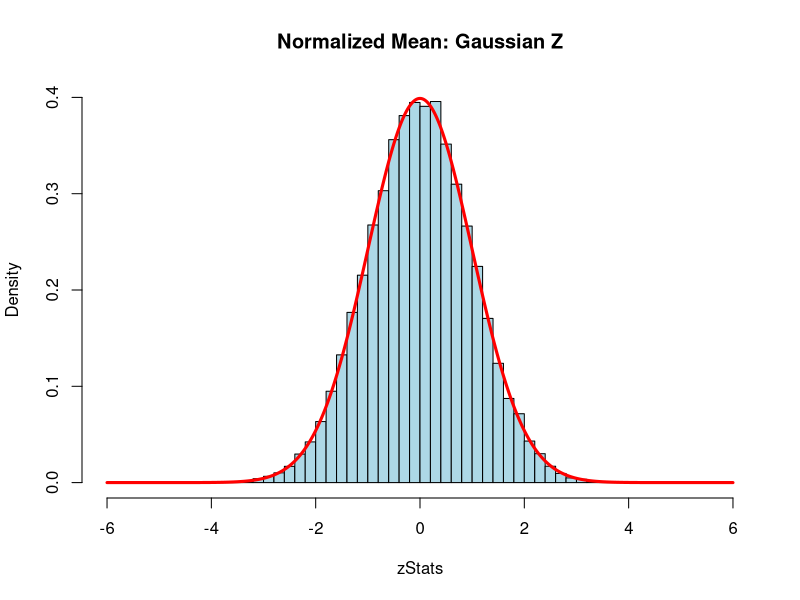
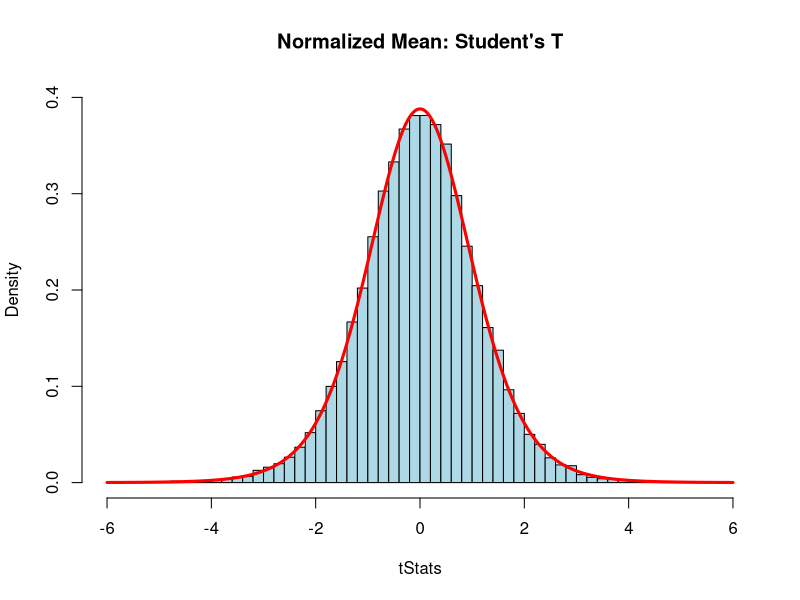
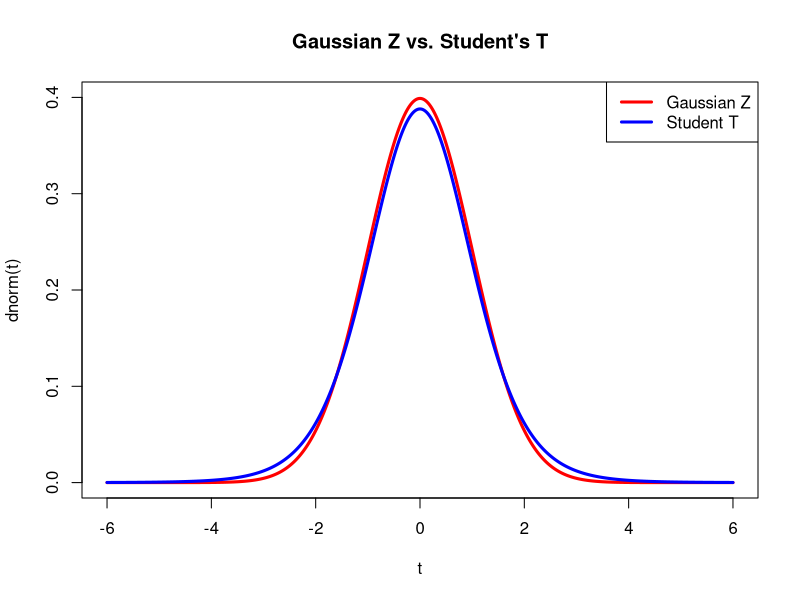
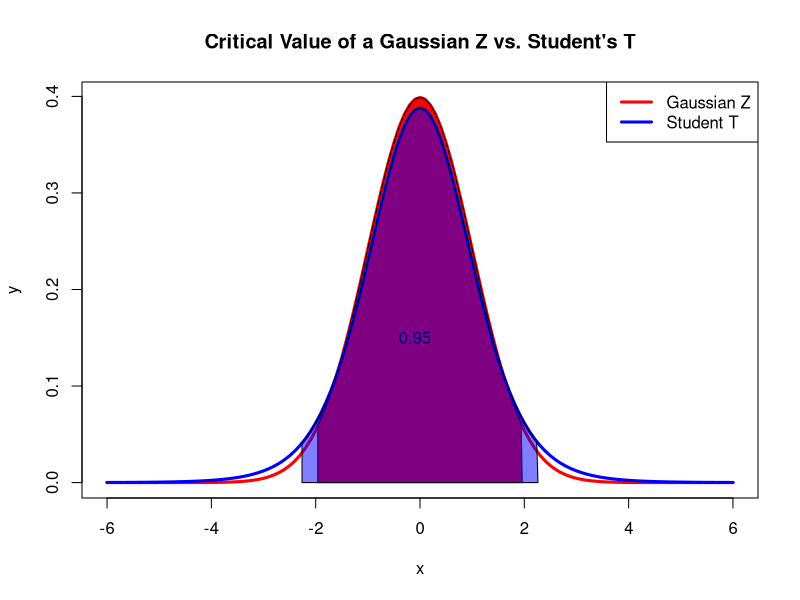
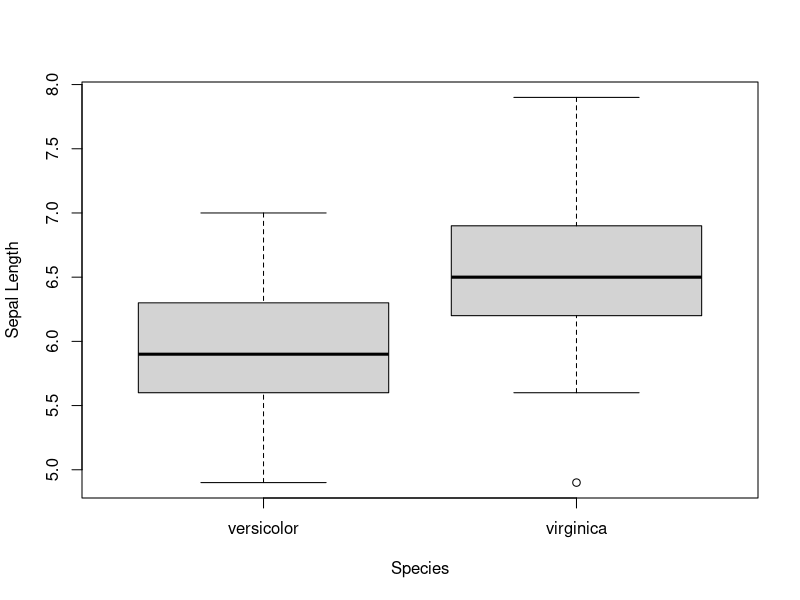

The R script that drew these images, in order:

## ------------------------------------------------------------------------
## Number of times to repeat the experiment
numRepeats = 40000

## Sample size of each experiment (number of X_i Gaussians to simulate)
n = 10

## Mean and standard deviation of the X_i Gaussians
mu = 10
sigma = 2

## Set up a vector (aka, a 1D array) to hold our Z and T statistics
zStats = numeric(numRepeats)
tStats = numeric(numRepeats)

## Simulate!
for(i in 1:numRepeats) {
  x = rnorm(n, mean = mu, sd = sigma)
  ## Compare the code here to the Z and T formulas above
  zStats[i] = (mean(x) - mu) / (sigma / sqrt(n))
  tStats[i] = (mean(x) - mu) / (sd(x) / sqrt(n))
}

## ------------------------------------------------------------------------
## Clamp data just so the histogram function doesn't complain
zStats = zStats[zStats > -6 & zStats < 6]
tStats = tStats[tStats > -6 & tStats < 6]

## ------------------------------------------------------------------------
## Plot a histogram of the Z statistics
hist(zStats, freq = FALSE, xlim = c(-6,6), ylim = c(0,0.4),
     breaks = seq(-6,6,0.2), main = "Normalized Mean: Gaussian Z",
     col = "lightblue")

## Compare this to a N(0, 1) density
t = seq(-6, 6, 0.02)
lines(t, dnorm(t), lwd = 3, col = 'red')

## Plot a histogram of the T statistics
hist(tStats, freq = FALSE, xlim = c(-6,6), ylim = c(0,0.4),
     breaks = seq(-6,6,0.2), main = "Normalized Mean: Student's T",
     col = "lightblue")

## Compare this to a t(n - 1) density
lines(t, dt(t, df = n - 1), lwd = 3, col = 'red')

## ------------------------------------------------------------------------
## Comparing Gaussian Z to Student T density
plot(t, dnorm(t), type = 'l', lwd = 3, col = 'red',
     xlim = c(-6,6), ylim = c(0,0.4),
     main = "Gaussian Z vs. Student's T")
lines(t, dt(t, df = n - 1), lwd = 3, col = 'blue')
legend("topright", c("Gaussian Z", "Student T"),
       col = c("red", "blue"), lwd = 3)

## ------------------------------------------------------------------------
x = seq(-6,6,0.1)
y = dnorm(x)
plot(x, y, type = 'l', lwd = 3, col = 'red',
     main = "Critical Value of a Gaussian Z vs. Student's T")

criticalValue = qnorm(0.975)
x = seq(-criticalValue, criticalValue, 0.1)
y = dnorm(x)
polygon(c(-criticalValue, x, criticalValue), c(0, y, 0), col = "red")
text(-0.1, 0.15, format(0.95, digits = 3))

x = seq(-6,6,0.1)
y = dt(x, df = n - 1)
lines(x, y, type = 'l', lwd = 3, col = 'blue')

criticalValue = qt(0.975, df = n - 1)
x = seq(-criticalValue, criticalValue, 0.1)
y = dt(x, df = n - 1)
polygon(c(-criticalValue, x, criticalValue), c(0, y, 0), col = rgb(0,0,1,0.5))

legend("topright", c("Gaussian Z", "Student T"),
       col = c("red", "blue"), lwd = 3)

## ------------------------------------------------------------------------
## True speed of light (in km/s minus 299,000 km/s)
trueSpeed = 792.458

## Let's test the sample mean from just the 4th run (this was the
## closest to correct)
x = morley$Speed[morley$Expt == 4]
(sampleMean = mean(x))
sampleSigma = sd(x)
n = length(x)

## Use a one-sided t test to get a p-value
(tStat = (sampleMean - trueSpeed) / (sampleSigma / sqrt(n)))
(pValue = 1 - pt(tStat, df = n - 1))

## We reject the null hypothesis if this p-value is < 0.05 (alpha)
(pValue < 0.05)

## All of these steps can be done with a single R command. (This is
## what you would use in practice!)
t.test(x - trueSpeed, alternative = "greater")

## ------------------------------------------------------------------------
## Let's reduce it down to just two of the three species
iris2 = iris[iris$Species == "virginica" | iris$Species == "versicolor",]
iris2$Species = factor(iris2$Species, levels = c("versicolor", "virginica"))

## First, let's do some boxplots of the data
boxplot(Sepal.Length ~ Species, data = iris2, ylab = "Sepal Length")

## ------------------------------------------------------------------------
## Set up the two lists of data
vers = iris2$Sepal.Length[iris2$Species == "versicolor"]
virg = iris2$Sepal.Length[iris2$Species == "virginica"]
n = length(vers)
m = length(virg)

## Assuming equal variances, we start with computing the pooled variance
(sp = ((n - 1) * var(vers) + (m - 1) * var(virg)) / (n + m - 2) * (1/n + 1/m))

## Now, we construct the t-statistic
(tStat = (mean(vers) - mean(virg)) / sqrt(sp))

## Finally, we get a p-value by looking up in the t distribution.
## Note this is a two-sided test because of our alternate hypothesis.
## In the two sided test we have to calculate the probability of being "more
## extreme" to the right of |t| and to the left of -|t|
(p = (1 - pt(abs(tStat), df = m + n - 2)) + pt(-abs(tStat), df = m + n - 2))

## This is how to do this hypothesis test step-by-step.
## In practice it is easiest to use the built-in "t.test" function in R
t.test(vers, virg, var.equal = TRUE)

## ------------------------------------------------------------------------
(p = pt(tStat, df = m + n - 2))

## Again, the simple t.test way looks like this:
t.test(vers, virg, var.equal = TRUE, alternative = "less")
